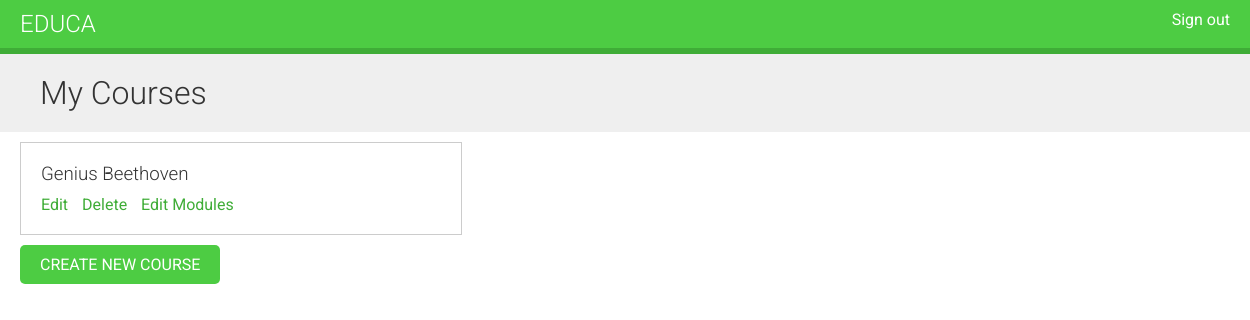
Page /course/mine/ (signed in) on the earlier database version.
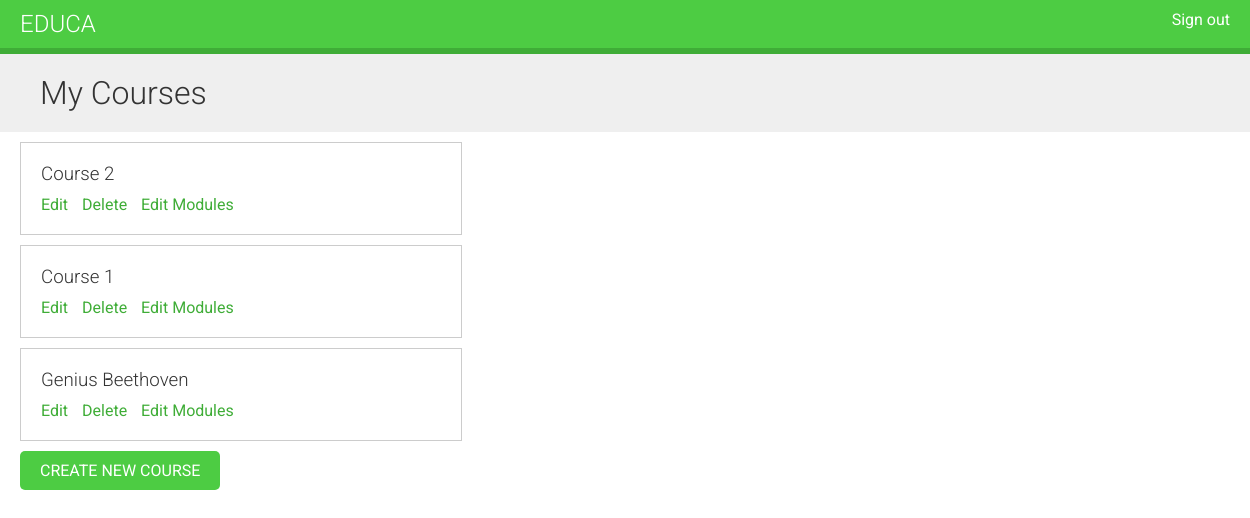
Same page on the later database version.
### courses/models.py (models this page shows, shortened)
class Course(models.Model):
    owner = models.ForeignKey(
        User, on_delete=models.CASCADE, related_name="courses_created"
    )
    subject = models.ForeignKey(
        Subject, on_delete=models.CASCADE, related_name="courses"
    )
    title = models.CharField(max_length=200)
    slug = models.SlugField(max_length=200, unique=True)
    overview = models.TextField()
    created = models.DateTimeField(auto_now_add=True)
    class Meta:
        ordering = ["-created"]

### courses/views.py (the view)
# urls.py: path("mine/", views.ManageCourseListView.as_view(), name="manage_course_list"),
class ManageCourseListView(OwnerCourseMixin, ListView):
    template_name = "courses/manage/course/list.html"
    permission_required = "courses.view_course"

### courses/views.py (called while the page is built)
    def get_queryset(self):
        qs = super().get_queryset()
        return qs.filter(owner=self.request.user)

### courses/templates/courses/manage/course/list.html (shortened to what this page needs)
{% extends 'base.html' %}
{% block content %}
<h1>My Courses</h1>
<div class="module">
    {% for course in object_list %}
    <div class="course-info">
        <h3>{{ course.title }}</h3>
        <p>
            <a href="{% url 'course_edit' course.id %}">Edit</a>
            <a href="{% url 'course_delete' course.id %}">Delete</a>
            <a href="{% url 'course_module_update' course.id %}">Edit Modules</a>
        </p>
    </div>
    {% empty %}
    <p>You haven't created any courses yet.</p>
    {% endfor %}
    <p>
        <a href="{% url 'course_create' %}" class="button">Create new course</a>
    </p>
</div>
{% endblock content %}

Differences in the rows shown:
added Course: title "Course 2"
added Course: title "Course 1"
